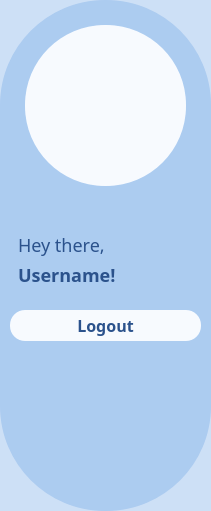
     <widget class="QFrame" name="userHomeHelloBarPP">
      <property name="geometry">
       <rect>
        <x>0</x>
        <y>430</y>
        <width>211</width>
        <height>511</height>
       </rect>
      </property>
      <property name="styleSheet">
       <string notr="true">background: rgba(104, 160, 229, 0.33);
border-radius: 105px;</string>
      </property>
      <property name="frameShape">
       <enum>QFrame::StyledPanel</enum>
      </property>
      <property name="frameShadow">
       <enum>QFrame::Raised</enum>
      </property>
      <widget class="QLabel" name="showUserPicturePP">
       <property name="geometry">
        <rect>
         <x>25</x>
         <y>25</y>
         <width>161</width>
         <height>161</height>
        </rect>
       </property>
       <property name="styleSheet">
        <string notr="true">background: rgba(248, 251, 255, 0.99);
border-radius: 80px;</string>
       </property>
       <property name="text">
        <string/>
       </property>
       <property name="scaledContents">
        <bool>true</bool>
       </property>
       <property name="alignment">
        <set>Qt::AlignCenter</set>
       </property>
      </widget>
      <widget class="QLabel" name="labelUserNamePP">
       <property name="geometry">
        <rect>
         <x>18</x>
         <y>259</y>
         <width>191</width>
         <height>31</height>
        </rect>
       </property>
       <property name="font">
        <font>
         <family>Arial Rounded MT Bold</family>
         <pointsize>-1</pointsize>
         <weight>62</weight>
         <bold>true</bold>
        </font>
       </property>
       <property name="styleSheet">
        <string notr="true">color: #2B528C;
font-weight: 500;
font-size: 18px;
background: rgba(104, 160, 229, 0.00);</string>
       </property>
       <property name="text">
        <string>Username!</string>
       </property>
      </widget>
      <widget class="QLabel" name="labelHeyTherePP">
       <property name="geometry">
        <rect>
         <x>18</x>
         <y>229</y>
         <width>101</width>
         <height>31</height>
        </rect>
       </property>
       <property name="font">
        <font>
         <family>Avenir Next</family>
         <pointsize>-1</pointsize>
         <weight>50</weight>
         <bold>false</bold>
        </font>
       </property>
       <property name="styleSheet">
        <string notr="true">color: #2B528C;
font-weight: 400;
font-size: 18px;
background: rgba(104, 160, 229, 0.00);</string>
       </property>
       <property name="text">
        <string>Hey there,</string>
       </property>
      </widget>
      <widget class="QPushButton" name="pbLogoutPP">
       <property name="geometry">
        <rect>
         <x>10</x>
         <y>310</y>
         <width>191</width>
         <height>31</height>
        </rect>
       </property>
       <property name="font">
        <font>
         <family>Arial Rounded MT Bold</family>
         <pointsize>-1</pointsize>
         <weight>62</weight>
         <bold>true</bold>
        </font>
       </property>
       <property name="styleSheet">
        <string notr="true">QPushButton{
color: #2B528C;
font-weight: 500;
border-radius: 15px;
background:  rgba(248, 251, 255, 0.99);
font-size: 16px; 
}
QPushButton:hover
{
background:  rgba(248, 251, 255, 0.55);
border-color: rgba(104, 160, 229, 0.88);
font-size: 16px;
color: #2B528C;
}</string>
       </property>
       <property name="text">
        <string>Logout</string>
       </property>
      </widget>
     </widget>
